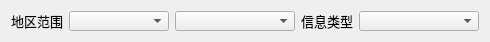
  <widget class="QWidget" name="layoutWidget">
   <property name="geometry">
    <rect>
     <x>10</x>
     <y>320</y>
     <width>481</width>
     <height>31</height>
    </rect>
   </property>
   <layout class="QHBoxLayout" name="horizontalLayout_11">
    <item>
     <layout class="QHBoxLayout" name="horizontalLayout_10">
      <item>
       <widget class="QLabel" name="label_4">
        <property name="minimumSize">
         <size>
          <width>52</width>
          <height>20</height>
         </size>
        </property>
        <property name="maximumSize">
         <size>
          <width>52</width>
          <height>20</height>
         </size>
        </property>
        <property name="font">
         <font>
          <pointsize>10</pointsize>
          <weight>50</weight>
          <bold>false</bold>
          <underline>false</underline>
          <stylestrategy>PreferDefault</stylestrategy>
         </font>
        </property>
        <property name="text">
         <string>地区范围</string>
        </property>
       </widget>
      </item>
      <item>
       <widget class="QComboBox" name="cb_provincial">
        <property name="enabled">
         <bool>true</bool>
        </property>
        <property name="minimumSize">
         <size>
          <width>100</width>
          <height>20</height>
         </size>
        </property>
        <property name="maximumSize">
         <size>
          <width>100</width>
          <height>20</height>
         </size>
        </property>
        <property name="font">
         <font>
          <pointsize>10</pointsize>
          <weight>50</weight>
          <bold>false</bold>
          <underline>false</underline>
          <stylestrategy>PreferDefault</stylestrategy>
         </font>
        </property>
       </widget>
      </item>
      <item>
       <widget class="QComboBox" name="cb_city">
        <property name="minimumSize">
         <size>
          <width>120</width>
          <height>20</height>
         </size>
        </property>
        <property name="maximumSize">
         <size>
          <width>120</width>
          <height>20</height>
         </size>
        </property>
        <property name="font">
         <font>
          <pointsize>10</pointsize>
          <weight>50</weight>
          <bold>false</bold>
          <underline>false</underline>
          <stylestrategy>PreferDefault</stylestrategy>
         </font>
        </property>
       </widget>
      </item>
     </layout>
    </item>
    <item>
     <layout class="QHBoxLayout" name="horizontalLayout_7">
      <item>
       <widget class="QLabel" name="label_9">
        <property name="minimumSize">
         <size>
          <width>52</width>
          <height>20</height>
         </size>
        </property>
        <property name="maximumSize">
         <size>
          <width>52</width>
          <height>20</height>
         </size>
        </property>
        <property name="font">
         <font>
          <pointsize>10</pointsize>
          <weight>50</weight>
          <bold>false</bold>
          <underline>false</underline>
          <stylestrategy>PreferDefault</stylestrategy>
         </font>
        </property>
        <property name="text">
         <string>信息类型</string>
        </property>
       </widget>
      </item>
      <item>
       <widget class="QComboBox" name="cb_informationType">
        <property name="sizePolicy">
         <sizepolicy hsizetype="Expanding" vsizetype="Fixed">
          <horstretch>0</horstretch>
          <verstretch>0</verstretch>
         </sizepolicy>
        </property>
        <property name="minimumSize">
         <size>
          <width>120</width>
          <height>20</height>
         </size>
        </property>
        <property name="maximumSize">
         <size>
          <width>120</width>
          <height>20</height>
         </size>
        </property>
       </widget>
      </item>
     </layout>
    </item>
   </layout>
  </widget>
